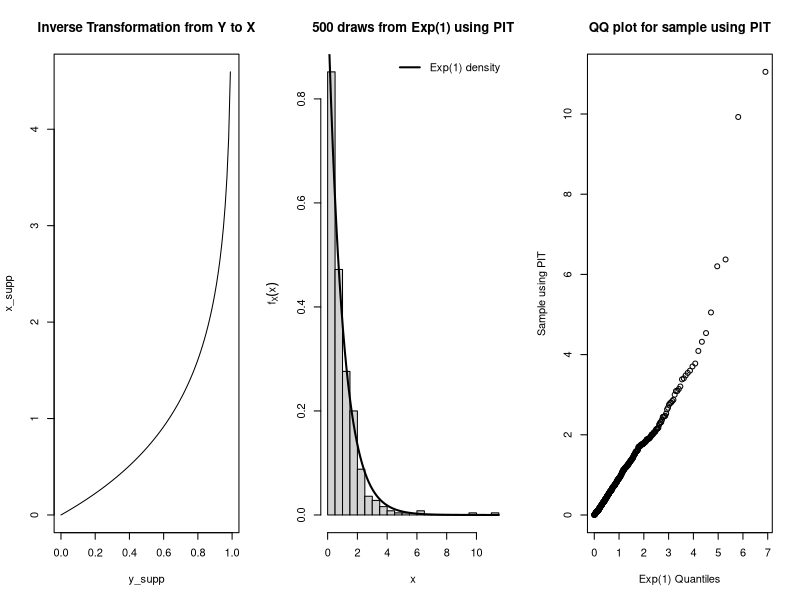
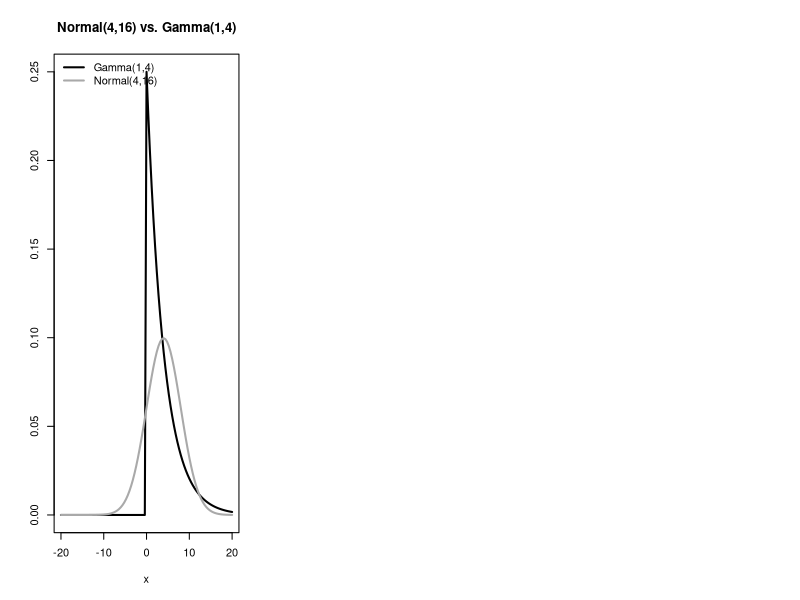

Recreate these plots in R, in order.
## ---- chunk 1
knitr::opts_chunk$set(echo = TRUE, height = 5, width = 5, out.width="0.5\\linewidth", fig.align="center")
## ---- chunk 2
# Y = F_X(X) = 1 - exp(-X) <=> X = -ln(1-Y)
# THM 2.1.10 => Y ~ unif(0,1)
# plot the transformation on the support
y_supp <- seq(from = 0, to = 1, length = 100)
x_supp <- -log(1 - y_supp)
par(mfrow = c(1,3))
plot(x_supp ~ y_supp, type = "l",
     main = "Inverse Transformation from Y to X")
# generate random sample from uniform dist 
y <- runif(n = 500, min = 0, max = 1)

# probability integral transformation (PIT)
x_samp <- -log(1 - y)

# compare samples to actual exp(1) dist
hist(x_samp, nclass = 25, freq = F, 
     xlab = "x", ylab = expression(f[X](x)), 
     main = "500 draws from Exp(1) using PIT")
curve(dexp(x, rate = 1/1), lwd = 2, add = T)
legend("topright", bty = "n", lwd = 2, lty = 1, 
       legend = "Exp(1) density")
#qqplot to compare to theoretical exp(1) dist
qqplot(qexp(ppoints(500), 1), x_samp, 
       xlab = "Exp(1) Quantiles", ylab = "Sample using PIT", 
       main = "QQ plot for sample using PIT")
## ---- chunk 3
# plot gamma and normal on same fig
curve(dgamma(x, shape = 1, rate = 1/4), 
      from = -20, to = 20, main = "Normal(4,16) vs. Gamma(1,4)", 
      ylab = "", lwd = 2)
curve(dnorm(x, mean = 4, sd = 4), add = T, 
      lwd = 2, col = "darkgray")
legend("topleft", lwd = c(2,2), col = c(1,"darkgray"), 
       legend = c("Gamma(1,4)", "Normal(4,16)"), 
       bty = "n")
